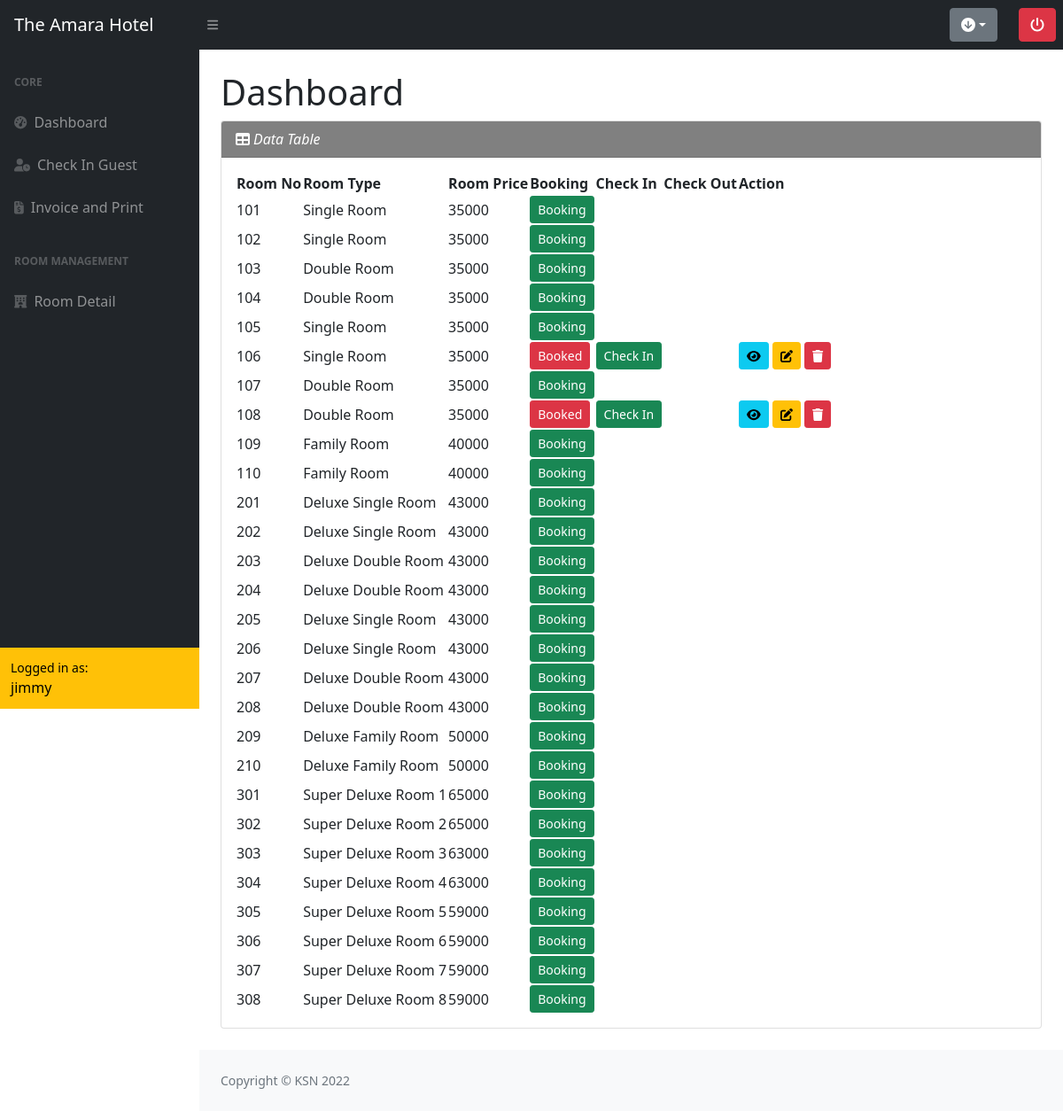
The page /reservation_dashboard.php (signed in) on the database its author committed.
### tables this page shows
CREATE TABLE `user` (
  `user_id` int(15) NOT NULL,
  `username` varchar(20) NOT NULL,
  `email` varchar(100) NOT NULL,
  `password` varchar(100) NOT NULL,
  `role` varchar(20) NOT NULL,
  `created_date` datetime NOT NULL
);

CREATE TABLE `room` (
  `room_id` int(15) NOT NULL,
  `room_no` varchar(10) NOT NULL,
  `room_type` varchar(50) NOT NULL,
  `room_price` int(15) NOT NULL,
  `room_max` int(5) NOT NULL,
  `room_description` text NOT NULL
);

### reservation_dashboard.php (the view, shortened to what this page needs)
<!DOCTYPE html>
<html lang="en">
<head>
    <?php include("cdn.php");  include("db.php"); ?>
</head>
<body class="sb-nav-fixed">
    <?php include("nav.php"); ?>
    <div id="layoutSidenav">
    <?php include("sidebar.php"); ?>
        <div id="layoutSidenav_content">
        <main>
        <div class="container-fluid px-4">
            <h1 class="mt-4">Dashboard</h1>
            <div class="card mb-4">
                <div class="card-header" style="background-color: grey;">
                    <span style="color: white; font-style: italic;" ><i class="fas fa-table me-1"></i>Data Table</span>
                </div>
                <div class="card-body">
                <table id="datatablesSimple">
                    <thead>
                        <tr>
                            <th>Room No</th>
                            <th>Room Type</th>
                            <th>Room Price</th>
                            <th>Booking</th>
                            <th>Check In</th>
                            <th>Check Out</th>
                            <th>Action</th>
                        </tr>
                    </thead>
                    <tbody>
                    <?php
                            $sql1="SELECT * FROM room";
                            $query1=mysqli_query($connect,$sql1);
                            while ($row1=mysqli_fetch_assoc($query1))
                     {
                            $roomid=$row1['room_id'];
                            ?>
                        <tr>
                            <td><?php echo $row1['room_no']; ?></td>
                            <td><?php echo $row1['room_type']; ?></td>
                            <td><?php echo $row1['room_price']; ?></td>
                            <td class="text-nowrap">
                                <?php
                                    $query2=mysqli_query($connect,"SELECT * FROM booking WHERE room_id=$roomid");
                                    $num_row=mysqli_num_rows($query2);
                                    if($num_row >0){  ?>
                                        <button class="btn btn-danger btn-sm">Booked</button>
                                <?php }else{ ?>
                                    <a class="btn btn-success btn-sm bookingbtn" data-bs-toggle="modal" data-bs-target="#bookingForm_Modal"
                                            roomid="<?php echo $row1['room_id']; ?>"
                                            roomno="<?php echo $row1['room_no']; ?>"
                                            roomtype="<?php echo $row1['room_type']; ?>">Booking</a>
                                <?php } ?>
                            </td>
                            <td class="text-nowrap">
                                <?php
                                    while ($row2=mysqli_fetch_assoc($query2))
                                    {
                                        $guest_id=$row2['guest_id'];
                                        $query_guest=mysqli_query($connect,"SELECT * FROM guest WHERE guest_id=$guest_id");
                                        while ($row_guest=mysqli_fetch_assoc($query_guest))
                                        {
                                            $guest_id=$row_guest['guest_id'];
                                            $guest_name=$row_guest['guest_name'];
                                            $guest_nrc=$row_guest['guest_nrc'];
                                            $guest_phone=$row_guest['guest_phone'];
                                        }
                                        $query_guest2=mysqli_query($connect,"SELECT * FROM booking WHERE guest_id=$guest_id");
                                            while ($row_guest2=mysqli_fetch_assoc($query_guest2))
                                            {
                                                $prepaid=$row_guest2['prepaid'];
                                                $reservedate=$row_guest2['reservedate'];
                                            }
                                    }
                                    if($num_row >0)
                                    {
                                        if($guest_nrc == "")
                                        {   ?>
                                           <a class="btn btn-success btn-sm checkinbtn" data-bs-toggle="modal" data-bs-target="#checkinForm_modal"
                                            roomid="<?php echo $row1['room_id']; ?>"
                                            roomno="<?php echo $row1['room_no']; ?>"
                                            roomtype="<?php echo $row1['room_type']; ?>"
                                            guest_id="<?php echo $guest_id ; ?>"
                                            guest_name="<?php echo $guest_name ; ?>"
                                            guest_phone="<?php echo $guest_phone ; ?>"
                                            prepaid="<?php echo $prepaid ; ?>"
                                            reservedate="<?php echo $reservedate ; ?>"  >Check In</a>
                                  <?php }
                                        else
                                        {   ?>
                                            <button class="btn btn-danger btn-sm">Checked</button>
                                  <?php }
                                    }else {
                                          } ?>
                            </td>
                            <td class="text-nowrap">
                                <?php
                                    $query5=mysqli_query($connect,"SELECT * FROM booking WHERE room_id=$roomid");
                                    $booking_check_row=mysqli_num_rows($query5);
                                    if ($booking_check_row==0){
                                    }
                                    else{
                                        while ($row3=mysqli_fetch_assoc($query5))
                                        {
                                            $guest_id=$row3['guest_id'];
                                            $query_guest3=mysqli_query($connect,"SELECT * FROM guest WHERE guest_id=$guest_id");
                                            while ($row_guest3=mysqli_fetch_assoc($query_guest3))
                                            {
                                                $guest_name=$row_guest3['guest_name'];
                                                $guest_nrc=$row_guest3['guest_nrc'];
                                                $guest_phone=$row_guest3['guest_phone'];
                                                $guest_email=$row_guest3['guest_email'];
                                            }
                                            $query_guest4=mysqli_query($connect,"SELECT * FROM booking WHERE guest_id=$guest_id");
                                            while ($row_guest4=mysqli_fetch_assoc($query_guest4))
                                            {
                                                $prepaid=$row_guest4['prepaid'];
                                                $checkin=$row_guest4['checkin'];
                                                $reservedate=$row_guest4['reservedate'];
                                            }
                                        }
                                        {   ?>
                                        <?php }
                                    }
                                ?>
                            </td>
                            <td class="text-nowrap">
                            <?php
                                $select_booking = mysqli_query($connect,"SELECT * FROM booking WHERE room_id=$roomid");
                                $select_booking_num_row=mysqli_num_rows($select_booking);
                                if ($select_booking_num_row==0){
                                }
                                else{
                                while ($booking_row=mysqli_fetch_assoc($select_booking))
                                {
                                    $guest_id=$booking_row['guest_id'];
                                    $bookingdate=$booking_row['bookingdate'];
                                    $reservedate=$booking_row['reservedate'];
                                    $prepaid=$booking_row['prepaid'];
                                    $checkin=$booking_row['checkin'];
                                }
                                $select_guest = mysqli_query($connect,"SELECT * FROM guest WHERE guest_id=$guest_id");
                                while ($guest_row=mysqli_fetch_assoc($select_guest))
                                {
                                    $guest_id=$guest_row['guest_id'];
                                    $guest_name=$guest_row['guest_name'];
                                    $guest_nrc=$guest_row['guest_nrc'];
                                    $guest_dob=$guest_row['guest_dob'];
                                    $guest_gender=$guest_row['guest_gender'];
                                    $guest_email=$guest_row['guest_email'];
                                    $guest_phone=$guest_row['guest_phone'];
                                    $guest_address=$guest_row['guest_address'];
                                    $adult=$guest_row['adult'];
                                    $child=$guest_row['child'];
                                }
                                if($select_booking_num_row > 0)
                                { ?>
                                <a class="btn btn-info btn-sm guestviewbtn" data-bs-toggle="modal" data-bs-target="#modalguestview"
                                guest_name="<?php echo $guest_name ; ?>"
                                guest_nrc="<?php echo $guest_nrc ; ?>"
                                guest_dob="<?php echo $guest_dob ; ?>"
                                guest_gender="<?php echo $guest_gender ; ?>"
                                guest_email="<?php echo $guest_email ; ?>"
                                guest_phone="<?php echo $guest_phone ; ?>"
                                guest_address="<?php echo $guest_address ; ?>"
                                adult="<?php echo $adult ; ?>"
                                child="<?php echo $child ; ?>"
                                prepaid="<?php echo $prepaid ; ?>"
                                bookingdate="<?php echo $bookingdate ; ?>"
                                reservedate="<?php echo $reservedate ; ?>"
                                checkin="<?php echo $checkin ; ?>" ><i class="fa-solid fa-eye"></i></a>
                                <a class="btn btn-warning btn-sm guesteditbtn" data-bs-toggle="modal" data-bs-target="#modalguestedit"
                                guest_id="<?php echo $guest_id ; ?>"
                                guest_name="<?php echo $guest_name ; ?>"
                                guest_nrc="<?php echo $guest_nrc ; ?>"
                                guest_dob="<?php echo $guest_dob ; ?>"
                                guest_gender="<?php echo $guest_gender ; ?>"
                                guest_email="<?php echo $guest_email ; ?>"
                                guest_phone="<?php echo $guest_phone ; ?>"
                                guest_address="<?php echo $guest_address ; ?>"
                                adult="<?php echo $adult ; ?>"
                                child="<?php echo $child ; ?>"
                                ><i class="fa-solid fa-pen-to-square"></i></a>
                                <a class="btn btn-danger btn-sm" href="function/booking_delete.php?bookingdelete=<?php echo $guest_id; ?>"><i class="fa-solid fa-trash"></i></a>
                        <?php  }  else  {   ?>
                                    <?php }
                                }
                            ?>
                            </td>
                        </tr>
                    <?php } ?>
                    </tbody>
                </table>
                </div>
            </div>
        </div>
        </main>
            <footer class="py-4 bg-light mt-auto">
                <div class="container-fluid px-4">
                    <div class="d-flex align-items-center justify-content-between small">
                        <div class="text-muted">Copyright &copy; KSN 2022</div>
                    </div>
                </div>
            </footer>
        </div>
        </div>
</body>
</html>

### cdn.php (shortened to what this page needs)
<link href="https://cdn.jsdelivr.net/npm/bootstrap@5.1.3/dist/css/bootstrap.min.css" rel="stylesheet">
<link href="https://cdn.jsdelivr.net/npm/simple-datatables@latest/dist/style.css" rel="stylesheet" />
<link rel="stylesheet" type="text/css" href="https://cdn.datatables.net/1.12.1/css/jquery.dataTables.min.css">
<link rel="stylesheet" href="datetimepicker/jquery.datetimepicker.css"/>
<link href="css/styles.css" rel="stylesheet" />

### nav.php (shortened to what this page needs)
<?php
include("db.php");
$sql=mysqli_query($connect,"SELECT * FROM user WHERE user_id='".$_SESSION['user_id']."'");
$user=mysqli_fetch_assoc($sql);
?>
<nav class="sb-topnav navbar navbar-expand navbar-dark bg-dark">
        <a class="navbar-brand ps-3" href="reservation_dashboard.php"><span>The Amara Hotel</span></a>
        <button class="btn btn-link btn-sm order-1 order-lg-0 me-4 me-lg-0" id="sidebarToggle" href="#!"><i class="fas fa-bars"></i></button>
        <div class="dropdown d-md-inline-block ms-auto me-md-3" >
                <a class="btn btn-secondary dropdown-toggle" type="button" id="dropdownMenuButton1" data-bs-toggle="dropdown" aria-expanded="false"><i class="fa-solid fa-circle-arrow-down"></i></a>
        </div>
        <a href="function/logout_function.php" type="button" class="btn btn-danger mx-2 float-right"><i class="fa-solid fa-power-off"></i></a>
</nav>

### sidebar.php (shortened to what this page needs)
<div id="layoutSidenav_nav">
    <nav class="sb-sidenav accordion sb-sidenav-dark" id="sidenavAccordion">
        <div class="sb-sidenav-menu">
            <div class="nav">
            <div class="sb-sidenav-menu-heading">Core</div>
                <a class="nav-link" href="reservation_dashboard.php">
                    <div class="sb-nav-link-icon"><i class="fas fa-tachometer-alt"></i></div>Dashboard
                </a>
                <a class="nav-link" href="current_guest.php">
                    <div class="sb-nav-link-icon"><i class="fa-solid fa-user-clock"></i></div>Check In Guest
                </a>
                <a class="nav-link" href="invoice_detail.php">
                    <div class="sb-nav-link-icon"><i class="fa-solid fa-file-invoice-dollar"></i></div>Invoice and Print
                </a>
                <div class="sb-sidenav-menu-heading">Room Management</div>
                    <a class="nav-link" href="room_detail.php">
                        <div class="sb-nav-link-icon"><i class="fa-solid fa-hotel"></i></div>Room Detail
                    </a>
                </div>
            </div>
            <div class="sb-sidenav-footer bg-warning text-black">
                <div class="small">Logged in as:</div><?php echo $user['username']; ?>
            </div>
    </nav>
</div>

### rows shown on the page
user: username "jimmy"
room: room_no "101", room_type "Single Room", room_price "35000"
room: room_no "102", room_type "Single Room", room_price "35000"
room: room_no "103", room_type "Double Room", room_price "35000"
room: room_no "104", room_type "Double Room", room_price "35000"
room: room_no "105", room_type "Single Room", room_price "35000"
room: room_no "106", room_type "Single Room", room_price "35000", shows "Booked"
room: room_no "107", room_type "Double Room", room_price "35000"
room: room_no "108", room_type "Double Room", room_price "35000", shows "Booked"
room: room_no "109", room_type "Family Room", room_price "40000"
room: room_no "110", room_type "Family Room", room_price "40000"
room: room_no "201", room_type "Deluxe Single Room", room_price "43000"
room: room_no "202", room_type "Deluxe Single Room", room_price "43000"
room: room_no "203", room_type "Deluxe Double Room", room_price "43000"
room: room_no "204", room_type "Deluxe Double Room", room_price "43000"
room: room_no "205", room_type "Deluxe Single Room", room_price "43000"
room: room_no "206", room_type "Deluxe Single Room", room_price "43000"
room: room_no "207", room_type "Deluxe Double Room", room_price "43000"
room: room_no "208", room_type "Deluxe Double Room", room_price "43000"
room: room_no "209", room_type "Deluxe Family Room", room_price "50000"
room: room_no "210", room_type "Deluxe Family Room", room_price "50000"
room: room_no "301", room_type "Super Deluxe Room 1", room_price "65000"
room: room_no "302", room_type "Super Deluxe Room 2", room_price "65000"
room: room_no "303", room_type "Super Deluxe Room 3", room_price "63000"
room: room_no "304", room_type "Super Deluxe Room 4", room_price "63000"
room: room_no "305", room_type "Super Deluxe Room 5", room_price "59000"
room: room_no "306", room_type "Super Deluxe Room 6", room_price "59000"
room: room_no "307", room_type "Super Deluxe Room 7", room_price "59000"
room: room_no "308", room_type "Super Deluxe Room 8", room_price "59000"
